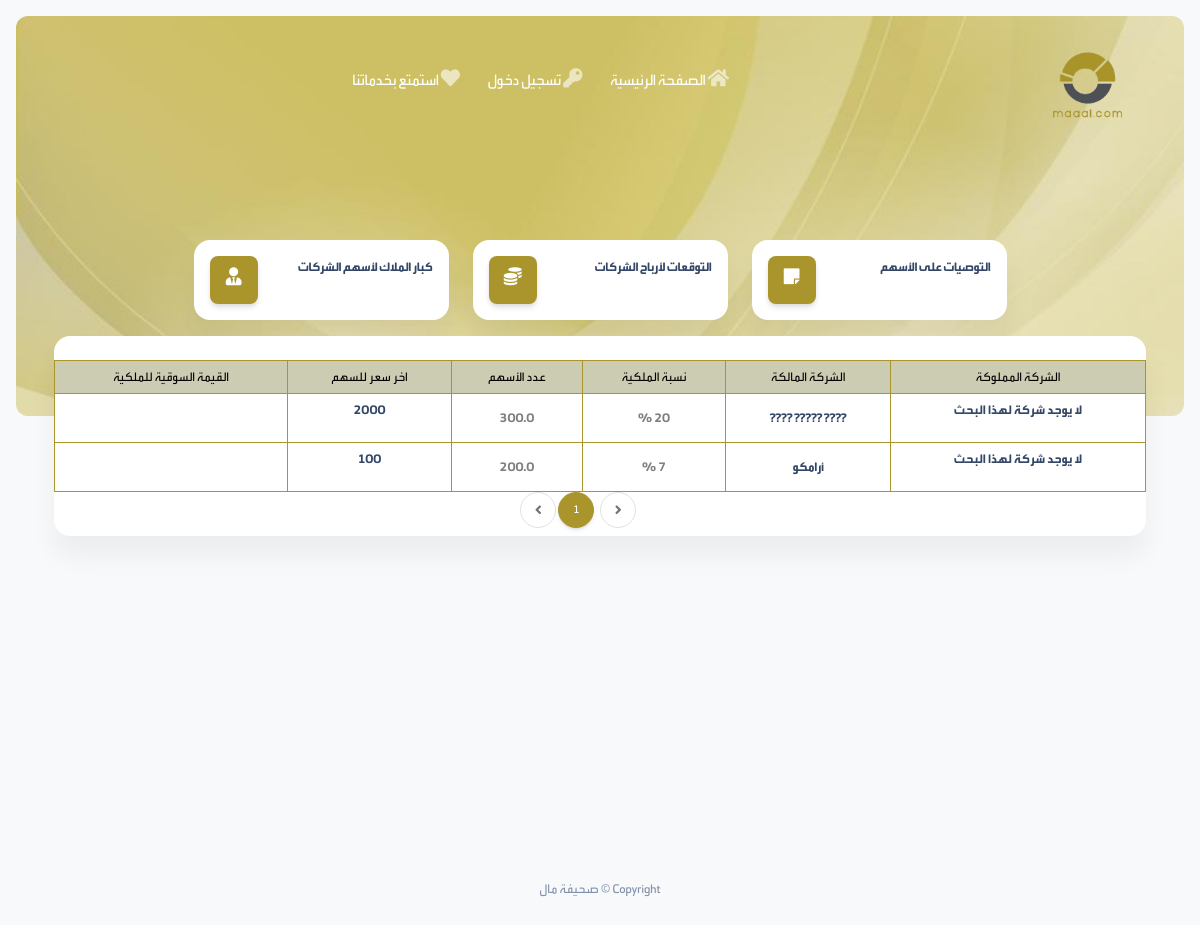
Page /userInterface/arrows/owned/all on the committed database.
### owners/models.py (models this page shows, shortened)
class FinicalCompaniesArrow(models.Model):
    company = models.ForeignKey(FinicialCompany, on_delete=models.CASCADE, related_name='company_owned', blank=True)
    owner = models.ForeignKey(FinicialCompany, on_delete=models.CASCADE, related_name='company_that_owned', blank=True)
    numberOFArrows = models.FloatField(default=1)
    ownRatio = models.FloatField(default=1)
    @property
    def TotalArrowPrice(self):
        if self.numberOFArrows is None or self.company.arrow_value is None:
            return 0
        else:
            result = self.numberOFArrows * self.company.arrow_value
            return result

### office/models.py (models this page shows, shortened)
class FinicialCompany(models.Model):
    logo = models.ImageField(null=True, blank=True, upload_to='logos/')
    name = models.CharField(max_length=255, null=True, blank=True)
    category = models.ForeignKey(CompanyCategory, on_delete=models.SET_NULL, null=True, blank=True)
    EmpEntered = models.ForeignKey(User, on_delete=models.SET_NULL, null=True, blank=True)
    link = models.URLField(null=True, blank=True)
    total_arrows = models.FloatField(null=True, blank=True)
    arrow_value = models.FloatField(null=True, blank=True)
    class Meta:
        indexes = [
            models.Index(fields=['name', 'category', ])
        ]

### userInterface/views.py (the view)
# urls.py: path('arrows/owned/all', views.CompanyArrowsAll, name='all-arrows-owned'),
def CompanyArrowsAll(request):
    object_list = FinicalCompaniesArrow.objects.all().order_by('-pk')
    paginator = Paginator(object_list, 15)
    page_number = request.GET.get('page')
    page_obj = paginator.get_page(page_number)
    context = {
        "object_list": page_obj,
    }
    return render(request, 'userInterface/companiesArrowsownerList.html', context=context)

### userInterface/templates/userInterface/companiesArrowsownerList.html (shortened to what this page needs)
{% extends 'masterpage.html' %}
{% load static %}
{% block body %}
<section class="min-vh-85 mb-8">
    <div class=" page-header align-items-start min-vh-50 pt-5 pb-11 m-3 border-radius-lg" style=" background-image: url('../../../static/images/maalbg.jpeg');">
      <div class="container">
        <div class="row justify-content-center">
          <div class="col-lg-5  mx-auto pt-lg-5">
          </div>
        </div>
      </div>
    </div>
    <div class="container">
        <div class="row mt-lg-n10 mt-md-n11 mt-n10 justify-content-center">
              {% include 'partials/menus/_mainMenu.html' %}
            </div>
      <div class="row pt-3">
               <div class="col-lg-12 col-md-12 mb-md-0 mb-4">
          <div class="card z-index-0 ">
            <div class="card-body px-0 pb-2">
      {%  include 'partials/_companyArrowsOwnersTable.html' with companyarrows=object_list %}
                {% include 'partials/_pagination.html' with page_obj=object_list only %}
            </div>
          </div>
         </div>
      </div>
    </div>
</section>
{% endblock body %}

### templates/partials/_companyArrowsOwnersTable.html (shortened to what this page needs)
{% load humanize %}
<table style="margin:0 auto;"
       class="table table-bordered align-items-center mb-auto">
       <thead class="text_black">
        <tr>
            <th class="text-center text-xxs" style="width:auto;">
               الشركة المملوكة
            </th>
            <th class="text-center text-xxs" style="width:auto;">
               الشركة المالكة
            </th>
            <th class="text-center text-xxs" style="width: auto;">
نسبة الملكية            </th>
               <th class="text-center text-xxs" style="width: auto;">
عدد الأسهم            </th>
             <th class="text-center text-xxs" style="width: auto;">
اخر سعر للسهم            </th>
             <th class="text-center text-xxs" style="width: auto;">
القيمة السوقية للملكية            </th>
        </tr>
        </thead>
        <tbody>
            {% for item in companyarrows %}
                <tr>
                    <td style="justify-content: space-around; ">
{% if item.CompanyEntered.id %}
<a href="{% url 'user-company' item.CompanyEntered.id %}">
<p class="text-xxs">{{ item.CompanyEntered.name }}</p>
</a>
{% else %}
<p class="text-xxs">لا يوجد شركة لهذا البحث</p>
{% endif %}
           </td>
                    <td class="align-middle text-center text-xxs">
                        <a href="{% url 'user-company' item.owner.id %}">
                            <p class="text-xxs  mb-0">{{ item.owner.name }}</p>
                        </a>
                    </td>
                    <td class="align-middle text-center text-xxs">
                        <p class="text-xxs  mb-0 text-black-50">{{ item.ownRatio  |floatformat:-2}} %</p>
                    </td>
                    <td class="align-middle text-center text-xxs">
                        <p class="text-xxs  mb-0 text-black-50">{{ item.numberOFArrows   }}</p>
                    </td>
                    <td class="align-middle text-center text-xxs">
                     <p class="text-xxs">{{ item.company.arrow_value  |floatformat:-2  }}</p>
                    </td>
                   <td class="align-middle text-center text-xxs">
                     <p class="text-xxs">{{ item.TotalArrowPrice | intcomma  |floatformat:-2 }}</p>
                    </td>
                                </tr>
                                {% endfor %}
                                </tbody>
       </table>

### rows in the picture
FinicalCompaniesArrow: owner.name "???? ????? ????", ownRatio "20", numberOFArrows "300.0", company.arrow_value "2000"
FinicalCompaniesArrow: owner.name "أرامكو", numberOFArrows "200.0", company.arrow_value "100"

### other values in the picture
{{ page_obj.number }} "1"
